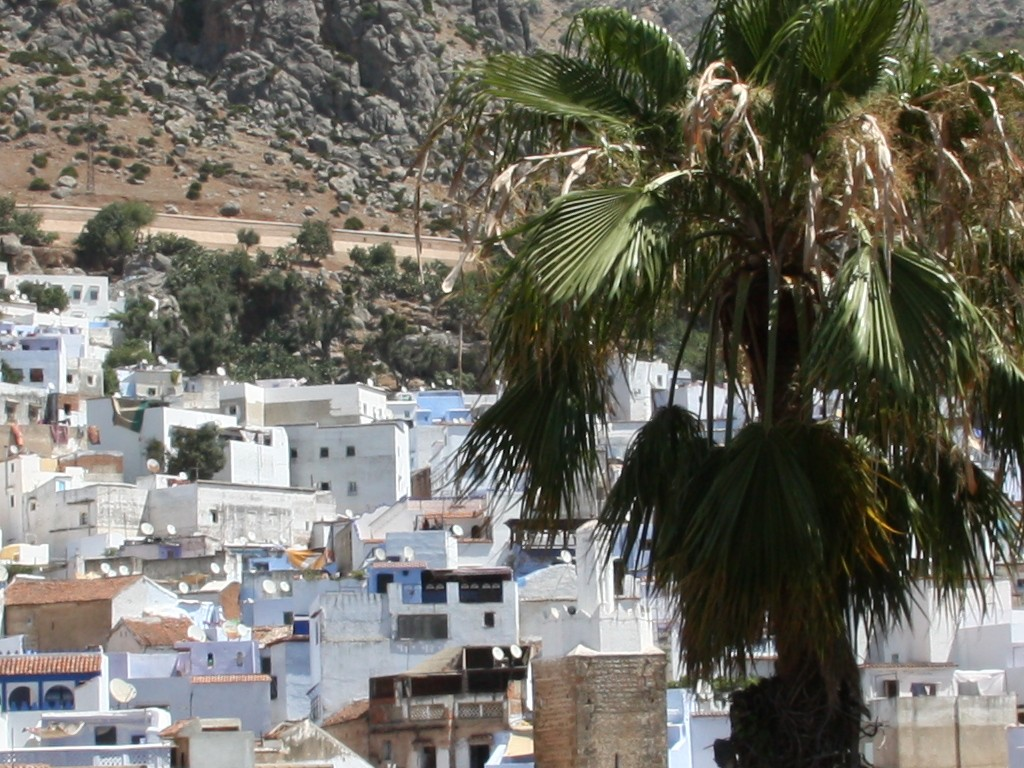
#> input picture a.png, 1024 x 768 px
$ python deneme.py
#> lines starting #> are read from the running program, lines starting #| are printed output that depends on the picture
from PIL import Image, ImageOps
import numpy as np

def roll(image, horizontal, vertical):
    "Roll an image sideways"

    xsize, ysize = image.size

    horizontal = horizontal % xsize
    if horizontal == 0:
        return image

    part1 = image.crop((0, 0, horizontal, ysize))
    part2 = image.crop((horizontal, 0, xsize, ysize))
    part1.load()
    part2.load()
    image.paste(part2, (0, 0, xsize - horizontal, ysize))
    image.paste(part1, (xsize - horizontal, 0, xsize, ysize))

    part1 = image.crop((0, 0, xsize, vertical))
    part2 = image.crop((0, vertical, xsize, ysize))
    part1.load()
    part2.load()
    image.paste(part2, (0, 0, xsize, ysize - vertical))
    image.paste(part1, (0, ysize - vertical, xsize, ysize))

    return image

im = Image.open("a.png").resize((400, 400), 0)
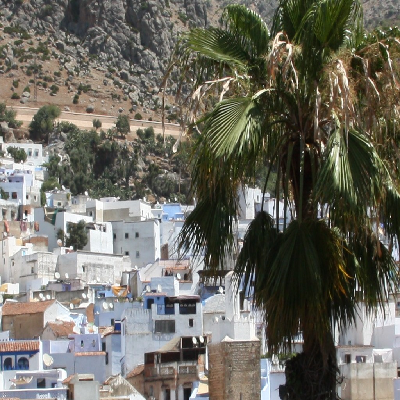
#> im: PIL image 400x400 RGB; mean R, G, B 110.7, 108.7, 99.1
im = ImageOps.grayscale(im)
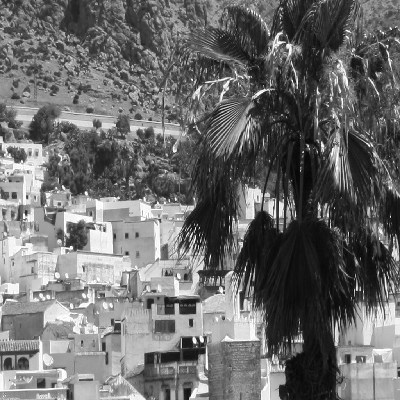
#> im: PIL image 400x400 L; min 3, max 255, mean 108.2

sum1 = 99999999
sizeX, sizeY = im.size
#> sizeX = 400; sizeY = 400
first = np.array(im)
for i in range(0, sizeX, 2):
    for j in range(0, sizeY, 2):
        rolled = np.array(roll(im, i, j))
        fark = np.sum(abs(first - rolled), dtype=np.int32)
        print(fark)
        if fark < sum1:
            similar = rolled
            fark = sum1
#> this loop made 200 passes
#> pass 2, in roll (call 201), `part2 = image.crop((horizontal, 0, xsize, ysize))`:
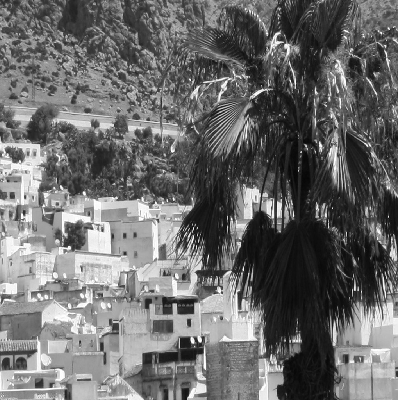
#> part2: PIL image 398x400 L; min 3, max 255, mean 108
#> pass 2, in roll (call 201), `part2 = image.crop((0, vertical, xsize, ysize))`:
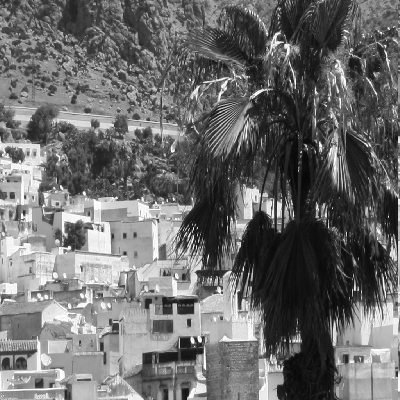
#> part2: PIL image 400x400 L; min 3, max 255, mean 108.2
#> pass 2, in roll (call 202), `part2 = image.crop((horizontal, 0, xsize, ysize))`:
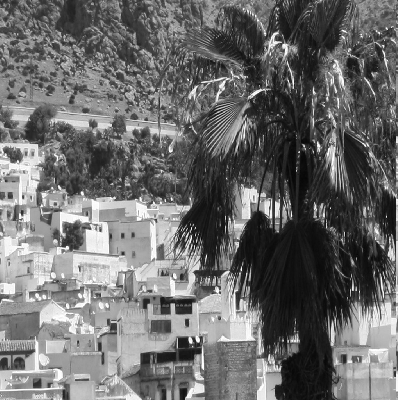
#> part2: PIL image 398x400 L; min 3, max 255, mean 108
#> pass 2, in roll (call 202), `part2 = image.crop((0, vertical, xsize, ysize))`:
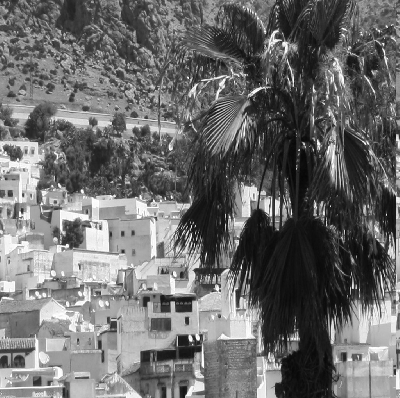
#> part2: PIL image 400x398 L; min 3, max 255, mean 108.3
#> after the loop:
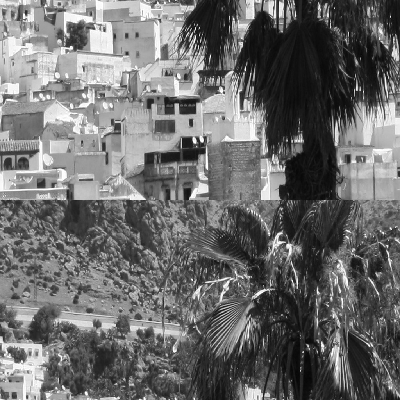
#> im: PIL image 400x400 L; min 3, max 255, mean 108.2

similar = Image.fromarray(similar)
similar.show()

$ run again, with TP_C01_006_copy.png copied over a.png
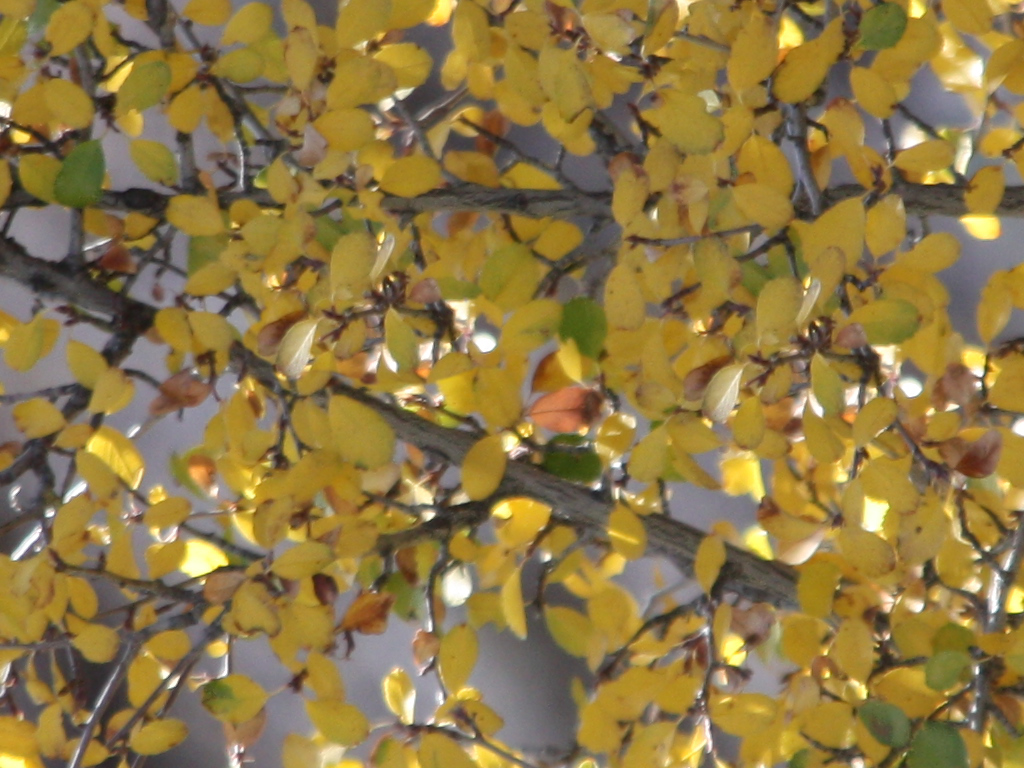
#> input picture TP_C01_006_copy.png, 1024 x 768 px
#> `im = ImageOps.grayscale(im)`:
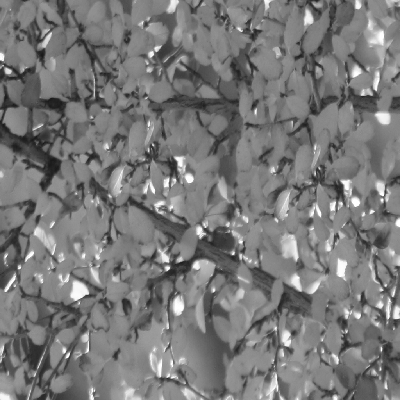
#> im: PIL image 400x400 L; min 24, max 255, mean 120.6
#> the loop `for i in range(0, sizeX, 2):` made 200 passes
#> after the loop `for i in range(0, sizeX, 2):`:
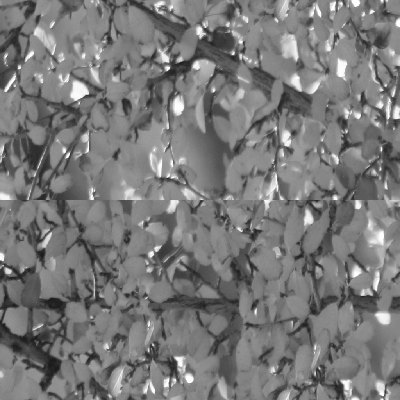
#> im: PIL image 400x400 L; min 24, max 255, mean 120.6

$ run again, with TP_C01_007_copy.png copied over a.png
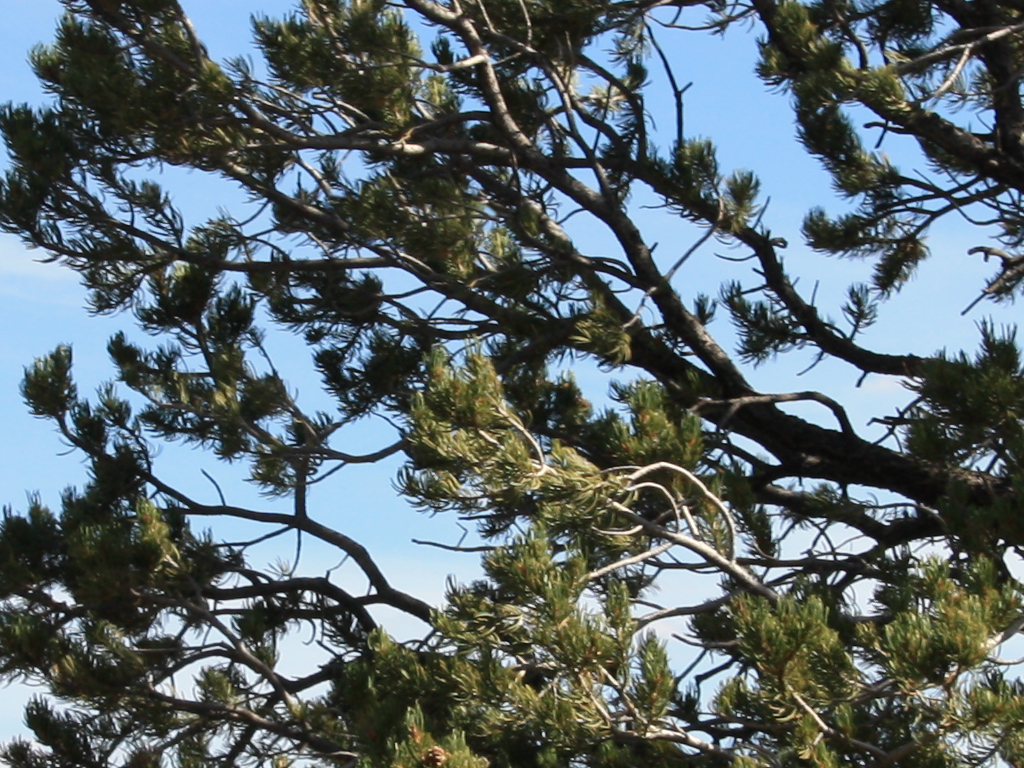
#> input picture TP_C01_007_copy.png, 1024 x 768 px
#> `im = ImageOps.grayscale(im)`:
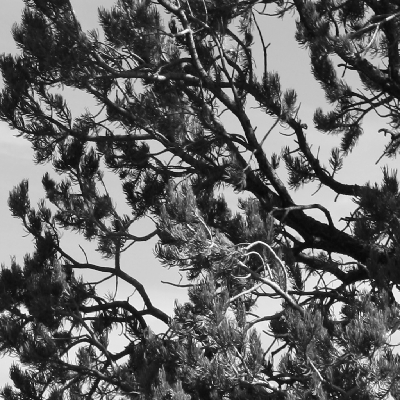
#> im: PIL image 400x400 L; min 8, max 254, mean 100.6
#> the loop `for i in range(0, sizeX, 2):` made 200 passes
#> after the loop `for i in range(0, sizeX, 2):`:
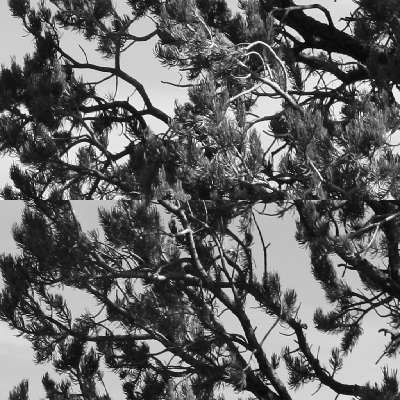
#> im: PIL image 400x400 L; min 8, max 254, mean 100.6
